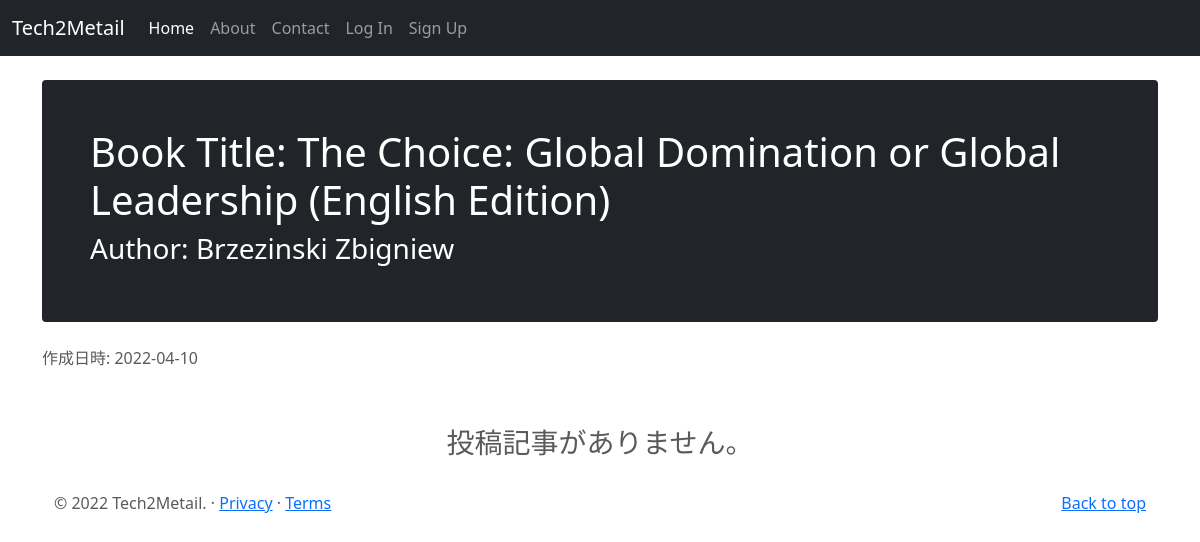
Page /books/1 on the earlier database version.
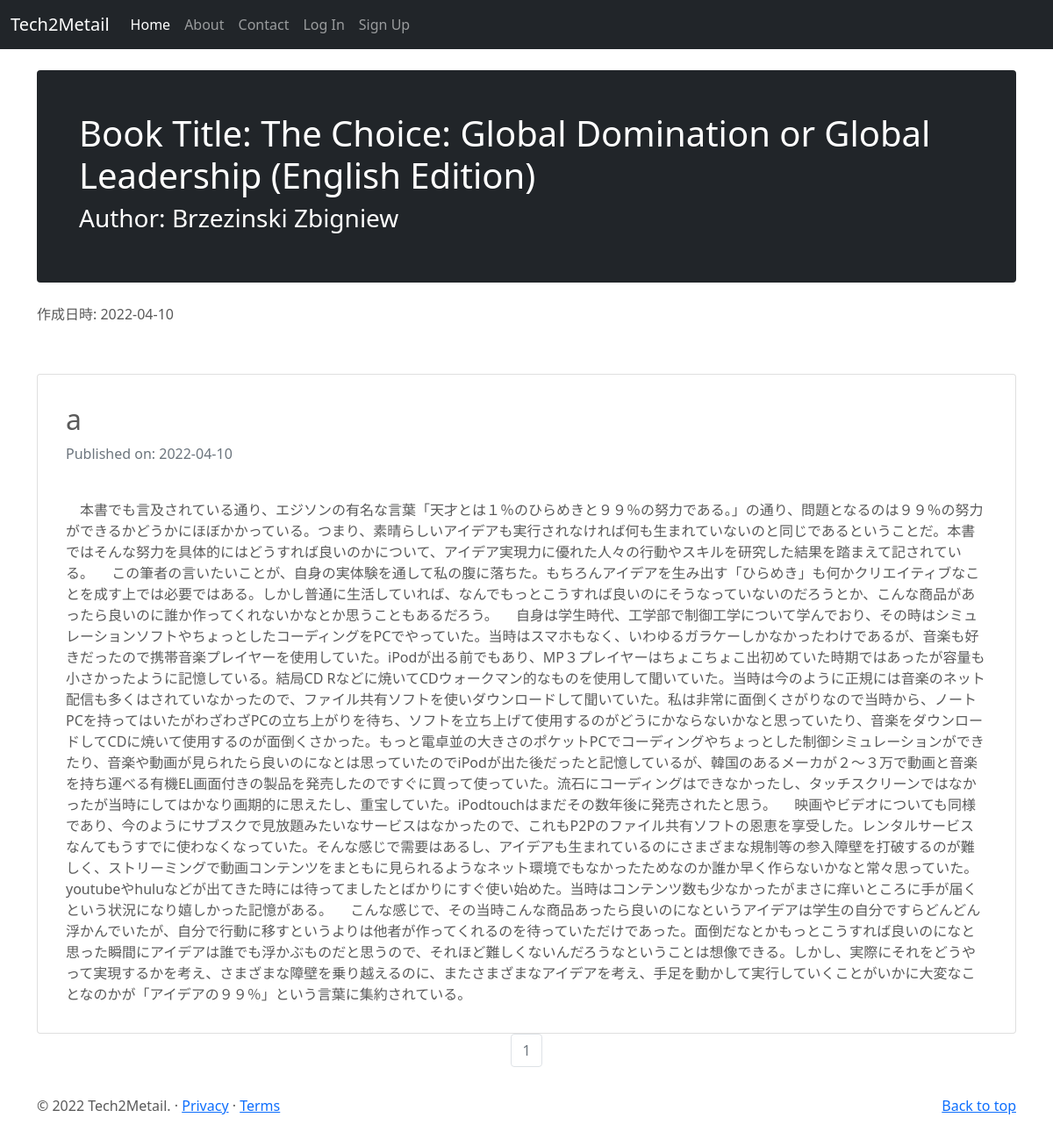
Same page on the later database version.
### tech2metailblog/models.py (models this page shows, shortened)
class Books(db.Model):
    __tablename__ = 'books'
    id = db.Column(db.Integer, primary_key = True)
    title = db.Column(db.String(50),unique=True, nullable=False)
    author = db.Column(db.String(50), nullable=False)
    published_by = db.Column(db.String(50), nullable=False)
    published_at = db.Column(db.Integer, nullable=False)
    img_link = db.Column(db.String(100))
    pur_link = db.Column(db.String(100))
    created_at = db.Column(db.DateTime)
    booksposts = db.relationship('BooksPost',backref='book',lazy=True)

class BooksPost(db.Model):
    users = db.relationship(User)
    books = db.relationship(Books)
    id = db.Column(db.Integer, primary_key=True)
    user_id = db.Column(db.Integer,db.ForeignKey('users.id'),nullable=False)
    book_id = db.Column(db.Integer,db.ForeignKey('books.id'),nullable=False)
    date = db.Column(db.DateTime,nullable=False,default=datetime.now(pytz.timezone('Asia/Tokyo')))
    title = db.Column(db.String(140),nullable=False)
    text = db.Column(db.Text,nullable=False)

### tech2metailblog/books/views.py (the view)
@books.route('/books/<int:book_id>', methods=['GET'])
def show_book(book_id):
    page = request.args.get('page',1,type=int)
    book = Books.query.get(book_id)
    hoges = BooksPost.query.filter_by(book_id=book_id).order_by(BooksPost.date.desc()).paginate(page=page,per_page=5)
    print(hoges)
    return render_template('books/show.html', book=book, hoges=hoges,admin_user=admin_user,page=page)

### tech2metailblog/templates/books/show.html (shortened to what this page needs)
{% extends "base.html" %}
{% block content %}
<div class="container">
    <div class="p-4 p-md-5 mb-4 text-white rounded bg-dark">
        <h1>Book Title: {{ book.title }}</h1>
        <h3>Author: {{ book.author }}</h3>
    </div>
作成日時: {{ book.created_at.strftime('%Y-%m-%d') }}
<br><br>
</div>
<div class="container" >
    {% if hoges.items %}
    {% for post in hoges.items %}
      <div class="card text-center">
          <div class="card-body text-start">
            <h2>{{post.title}}</h2>
            <p class='text-muted'>Published on: {{post.date.strftime("%Y-%m-%d")}}</p>
            <br>
            {{post.text}}
          </div>
      </div>
        {% endfor %}
    <nav aria-label='Page Navigation example'>
        <ul class="pagination justify-content-center">
            {% for page_num in hoges.iter_pages(left_edge=1,right_edge=1,left_current=1,right_current=2) %}
              {% if hoges.page == page_num %}
                <li class="page-item disabled">
                    <a href="{{url_for('books.show_book',page=page_num,book_id=book.id)}}" class="page-link">{{ page_num }}</a>
                </li>
              {% else %}
                <li class="page-item">
                    <a href="{{url_for('books.show_book',page=page_num,book_id=book.id)}}" class="page-link">{{ page_num }}</a>
                </li>
              {% endif %}
            {% endfor %}
        </ul>
    </nav>
    </div>
    {% else %}
    <div class="text-center">
    <h3>投稿記事がありません。</h3>
    </div>
    {% endif %}
{% endblock %}

### tech2metailblog/templates/base.html (shortened to what this page needs)
<!DOCTYPE html>
<html lang="ja">
  <head>
        <link href="https://cdn.jsdelivr.net/npm/bootstrap@5.0.2/dist/css/bootstrap.min.css" rel="stylesheet">
        <link href="{{url_for('static',filename="style.css")}}" rel="stylesheet">
   </head>
<body>
    <header>
        <nav class="navbar navbar-expand-md navbar-dark fixed-top bg-dark">
          <div class="container-fluid">
            <a class="navbar-brand" href="#">Tech2Metail</a>
            <div class="collapse navbar-collapse" id="navbarCollapse">
              <ul class="navbar-nav me-auto mb-2 mb-md-0">
                <li class="nav-item">
                  <a class="nav-link active" aria-current="page" href="{{url_for('core.index')}}">Home</a>
                </li>
                <li class="nav-item">
                  <a class="nav-link" href="{{url_for('core.info')}}">About</a>
                </li>
                <li class="nav-item">
                  <a class="nav-link" href="{{url_for('contacts.contact')}}">Contact</a>
                </li>
                {% if current_user.is_authenticated %}
                <li class="nav-item">
                  <a class="nav-link" href="{{url_for('users.logout')}}" >Log Out</a>
                </li>
                <li class="nav-item">
                    <a class="nav-link" href="{{url_for('users.account',username=current_user.username)}}" >Account</a>
                </li>
                <li class="nav-item">
                  <a class="nav-link" href="{{url_for('books.show_shelf')}}">Books</a>
                </li>
                {% else %}
                <li class="nav-item">
                    <a class="nav-link" href="{{url_for('users.login')}}" >Log In</a>
                </li>
                <li class="nav-item">
                    <a class="nav-link" href="{{url_for('users.signup')}}" >Sign Up</a>
                </li>
                {% endif %}
              </ul>
            </div>
          </div>
        </nav>
    </header>
    <main class="main">
      {% block content%}
      {% endblock %}
      <footer class="container">
        <p class="float-end"><a href="#">Back to top</a></p>
        <p>&copy; 2022 Tech2Metail. &middot; <a href="#">Privacy</a> &middot; <a href="#">Terms</a></p>
      </footer>
    </main>
</body>
</html>

### tech2metailblog/static/style.css (style rules this page uses)
body { padding-top: 3rem; padding-bottom: 3rem; color: #5a5a5a; }
main { margin-top: 2rem; }
.container { margin-top: 2rem; }
.text-center { text-align: center; }
.card-body { padding: 1em; margin: 1em; }

Differences in the rows shown:
added BooksPost: title "a", date "2022-04-10", text "本書でも言及されている通り、エジソンの有名な言葉「天才とは１％のひらめきと９９％の努力である。」の通り、問題となるのは９９％の努力ができるかどうかにほぼかかっている。つまり、素晴らしいアイデアも実行されなければ何も生まれていないのと同じであるということだ。本書ではそんな努力を具体的にはどうすれば良いのかについて、アイデア実現力に優れた人々の行動やスキルを研究した結果を踏まえて記されている。 この筆者の言いたいことが、自身の実体験を通して私の腹に落ちた。もちろんアイデアを生み出す「ひらめき」も何かクリエイティブなことを成す上では必要ではある。しかし普通に生活していれば、なんでもっとこうすれば良いのにそうなっていないのだろうとか、こんな商品があったら良いのに誰か作ってくれないかなとか思うこともあるだろう。 自身は学生時代、工学部で制御工学について学んでおり、その時はシミュレーションソフトやちょっとしたコーディングをPCでやっていた。当時はスマホもなく、いわゆるガラケーしかなかったわけであるが、音楽も好きだったので携帯音楽プレイヤーを使用していた。iPodが出る前でもあり、MP３プレイヤーはちょこちょこ出初めていた時期ではあったが容量も小さかったように記憶している。結局CD…"
Other differences:
new list line: "1"
text no longer shown: "投稿記事がありません。"
